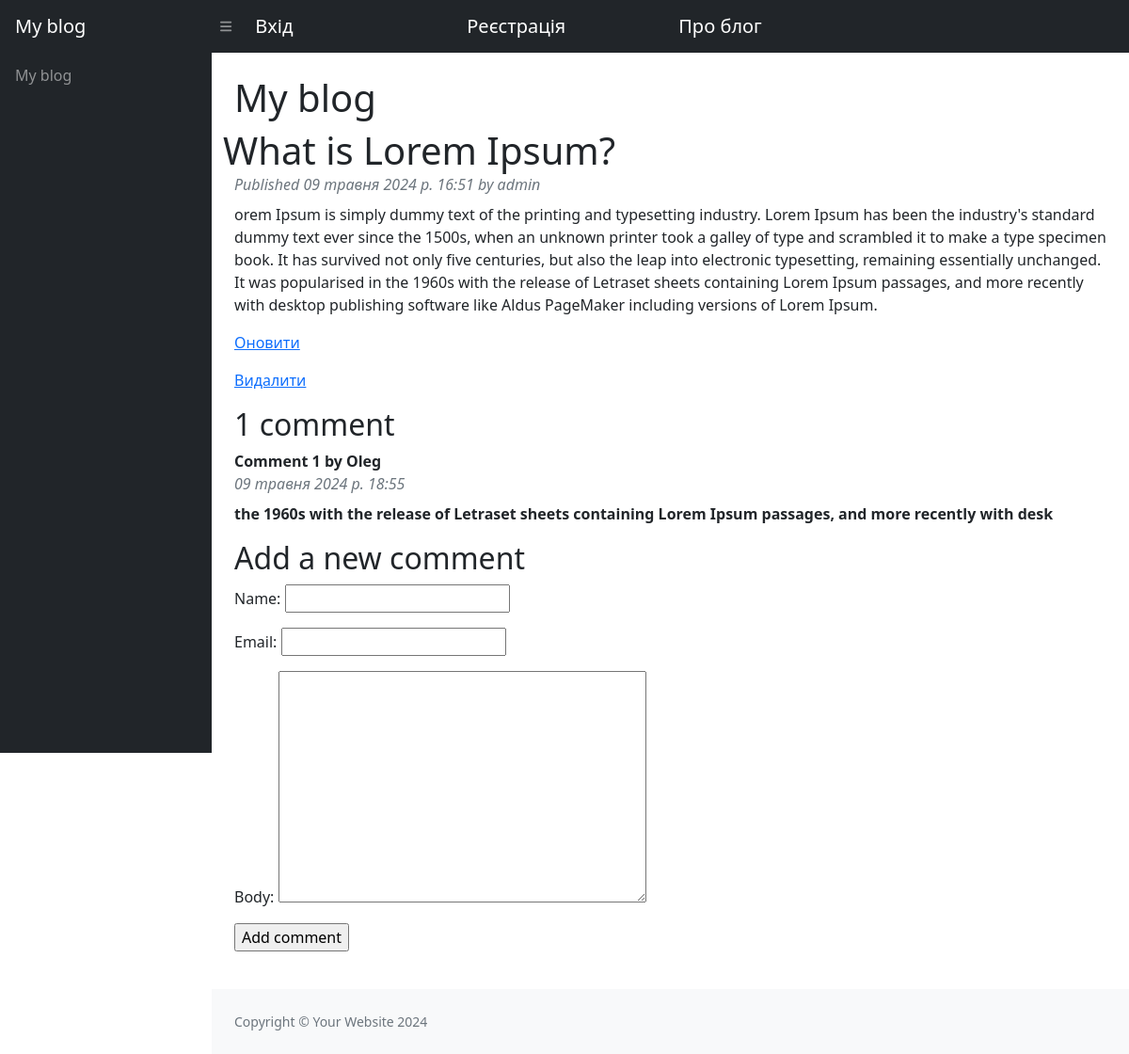
Page /2024/05/09/what-is-lorem-ipsum/ on the committed database.
### blog/models.py (models this page shows, shortened)
class Post(models.Model):
    STATUS_CHOICES = (
        ('draft', 'Draft'),
        ('published', 'Published')
    )
    tags = TaggableManager()
    title = models.CharField(max_length=100)
    slug = models.SlugField(max_length=100, unique=True)
    author = models.ForeignKey(User, related_name='blog_posts', on_delete=models.CASCADE)
    body = models.TextField(blank=False)
    publish = models.DateTimeField(default=timezone.now)
    created = models.DateTimeField(auto_now_add=True)
    updated = models.DateTimeField(auto_now=True)
    status = models.CharField(max_length=10, choices=STATUS_CHOICES, default='published')
    class Meta:
        ordering = ('-publish',)

class Comment(models.Model):
    post = models.ForeignKey(Post, on_delete=models.CASCADE, related_name='comments')
    name = models.CharField(max_length=50)
    email = models.EmailField()
    body = models.TextField()
    created = models.DateTimeField(auto_now_add=True)
    updated = models.DateTimeField(auto_now=True)
    active = models.BooleanField(default=True)
    class Meta:
        ordering = ('-created',)

### blog/views.py (the view)
# urls.py: path('<int:year>/<int:month>/<int:day>/<slug:post_slug>/', views.post_detail, name='post_detail'),
def post_detail(request, post_slug, year, month, day):
    post = get_object_or_404(Post,
                             status='published',
                             slug=post_slug,
                             publish__year=year,
                             publish__month=month,
                             publish__day=day)
    comments = post.comments.filter(active=True)
    if request.method == 'POST':
        comment_form = CommentForm(data=request.POST)
        if comment_form.is_valid():
            new_comment = comment_form.save(commit=False)
            new_comment.post = post
            new_comment.save()
    else:
        comment_form = CommentForm()
    return render(request, 'blog/post/detail.html', {'post': post,
                                                     'comments': comments,
                                                     'comment_form': comment_form})

### blog/forms.py
class CommentForm(forms.ModelForm):
    class Meta:
        model = Comment
        fields = ('name', 'email', 'body')

### blog/templates/blog/post/detail.html (shortened to what this page needs)
{% extends "blog/base.html" %}
{% block content %}
    <h1 class="card-header">{{ post.title }}</h1>
    <p class="text-muted fst-italic mb-2">
        Published {{ post.publish }} by {{ post.author }}
    </p>
        <p class="data_post"> {{ post.body }} </p>
<p>
    <a href="{% url 'blog:post_update' post.id %}">Оновити</a>
</p>
<p>
    <a href="{% url 'blog:post_delete' post.id %}">Видалити</a>
</p>
{% with comments.count as total_comments %}
    <h2>
        {{ total_comments }} comment {{ total_comments|pluralize }}
    </h2>
{% endwith %}
{% for comment in comments %}
        <div class="fw-bold">
            Comment {{ forloop.counter }} by {{ comment.name }}
        </div>
        <div class="text-muted fst-italic mb-2">
            {{ comment.created }}
        </div>
        <div class="fw-bold">
            {{ comment.body|linebreaks }}
        </div>
{% empty %}
    <p>There are no comments yet.</p>
{% endfor %}
{% if new_comment %}
    <h2>Your comment has been added.</h2>
{% else %}
    <h2>Add a new comment</h2>
    <form action="." method="post" class="mb-4">
        {{ comment_form.as_p }}
        <p><input type="submit" value="Add comment"></p>
    </form>
{% endif %}
{% endblock %}

### rows in the picture
Post: title "What is Lorem Ipsum?", publish "09 травня 2024 р. 16:51", author "admin", body "orem Ipsum is simply dummy text of the printing and typesetting industry. Lorem Ipsum has been the industry's standard dummy text ever since the 1500s, when an unknown printer took a galley of type and scrambled it to make a type specimen book. It has survived not only five centuries, but also the leap into electronic typesetting, remaining essentially unchanged. It was popularised in the 1960s with the release of Letraset sheets containing Lorem Ipsum passages, and more recently with desktop publishing software like Aldus PageMaker including versions of Lorem Ipsum."
Comment: name "Oleg", created "09 травня 2024 р. 18:55", body "the 1960s with the release of Letraset sheets containing Lorem Ipsum passages, and more recently with desk"

### other values in the picture
{{ total_comments }} "1"
